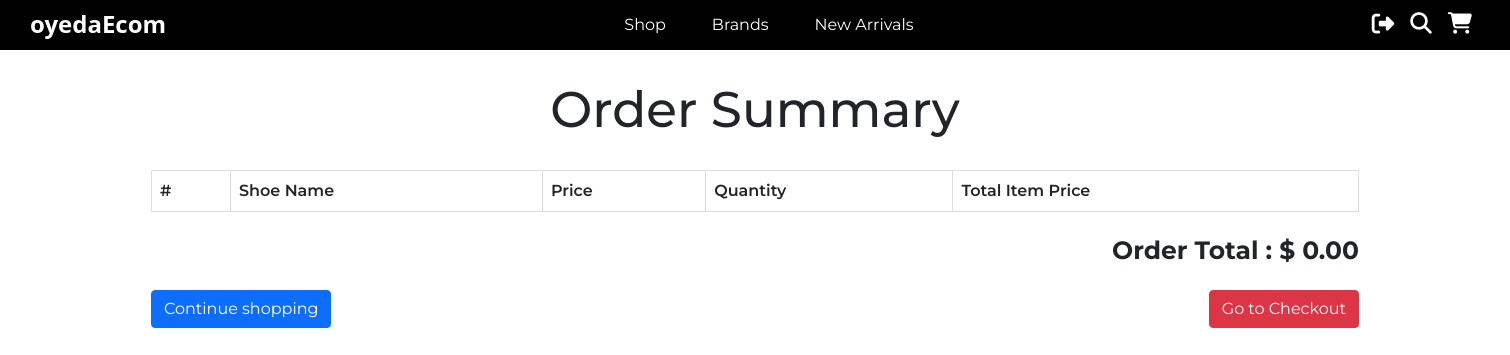
Before: /order-summary/ (signed in) with the older database file.
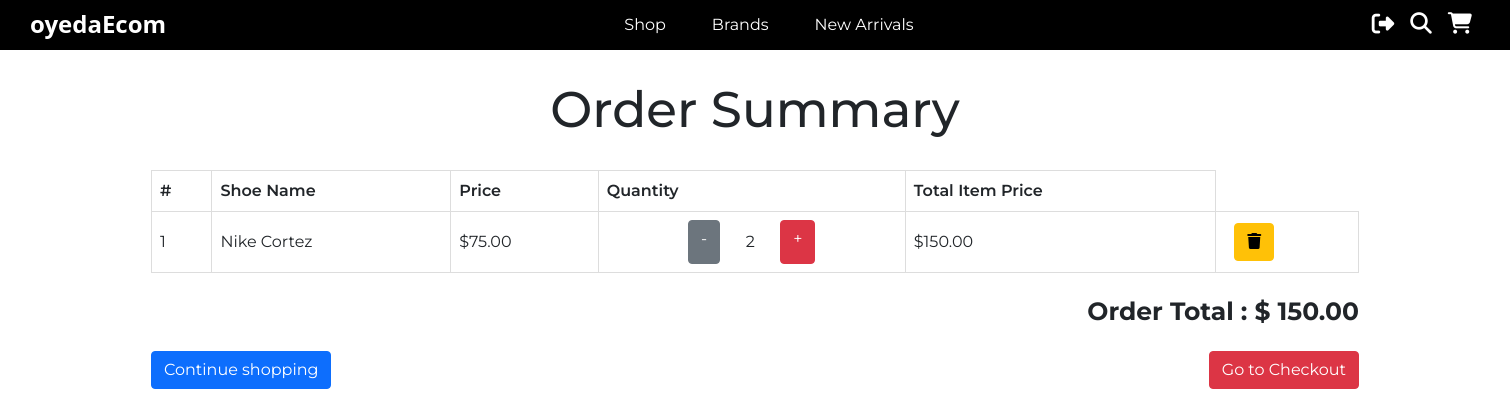
After: the same page with the newer database file.
### oyeda/models.py (models this page shows, shortened)
class OrderList(models.Model):
    user = models.ForeignKey(get_user_model(), on_delete=models.CASCADE)
    items = models.ManyToManyField(OrderedItem, null=True)
    ordered = models.BooleanField(default=False)
    def get_total_price(self):
        total = 0
        for item in self.items.all():
            total += item.generate_total_price_for_item()
        return total

class OrderedItem(models.Model):
    item = models.ForeignKey(Shoe, on_delete=models.CASCADE, null=True)
    quantity = models.IntegerField(default=1)
    ordered = models.BooleanField(default=False)
    def __str__(self):
        return f"Item: {self.item.name} - Quantity: {self.quantity}"
    def generate_total_price_for_item(self):
        quantity = self.quantity
        price = self.item.price
        item_price = quantity * price
        return item_price

class Shoe(models.Model):
    name = models.CharField(max_length=100)
    price = models.FloatField()
    description = models.TextField()
    brand = models.CharField(max_length=50)
    image = models.ImageField()
    slug = models.SlugField()

### oyeda/views.py (the view)
# urls.py: path('order-summary/', views.OrderSummary.as_view(), name='order-summary'),
class OrderSummary(LoginRequiredMixin, View):
    login_url = '/'
    redirect_field_name = 'redirect_to'
    def get(self, request):
        try:
            order = OrderList.objects.get(user=request.user, ordered=False)
            context = {
                'order' : order
            }
            print(order.items.all())
            return render(request, 'order-summary.html', context)
        except ObjectDoesNotExist:
            print("Nope...")
            return redirect('/')

### templates/order-summary.html (shortened to what this page needs)
{% extends 'base.html' %}
{% block content %}
    <h1 style="text-align: center; padding: 15px; margin: 15px; font-size: 50px;">Order Summary</h1>
    <div style="display: flex; justify-content: center; width: 100%">
        <table>
            <thead>
                <tr>
                    <th>#</th>
                    <th>Shoe Name</th>
                    <th>Price</th>
                    <th>Quantity</th>
                    <th>Total Item Price</th>
                </tr>
            </thead>
        {% for order in order.items.all %}
            <tr>
                <td>{{ forloop.counter }}</td>
                <td>{{ order.item.name }}</td>
                <td>${{ order.item.price|floatformat:2 }}</td>
                <td>
                    <div style="display: flex; justify-content: center;">
                        <a href="{% url 'oyeda:remove-from-cart' order.item.slug %}" class="btn btn-secondary">-</a>
                            <div style="width: 60px; padding: 10px 0px 10px 0px; text-align: center;">{{ order.quantity }}</div>
                        <a href="{% url 'oyeda:add-to-cart' order.item.slug %}" class="btn btn-danger">+</a>
                    </div>
                </td>
                <td>${{ order.generate_total_price_for_item|floatformat:2 }}</td>
                <td><a href="{% url 'oyeda:remove-entire-item' order.item.slug %}" style="margin-left: 10px;" class="btn btn-warning"><i class="fas fa-trash"></i></a></td>
            </tr>
        {% endfor %}
        </table>
    </div>
    <div style="font-size: 25px; font-weight: bolder; width: 80%; margin: 20px 10% 20px 10%; text-align: right;">
        Order Total : $ {{ order.get_total_price|floatformat:2 }}
    </div>
    <div style="font-weight: bolder; width: 80%; margin: 20px 10% 20px 10%;">
        <a style="float: left;" class="btn btn-primary" href="{% url 'oyeda:products' %}">Continue shopping</a>
        <a style="float: right;" class="btn btn-danger" href="{% url 'oyeda:checkout' %}">Go to Checkout</a>
    </div>
{% endblock %}

Changed rows visible on the page:
added OrderedItem: item.name "Nike Cortez", item.price "75.00", quantity "2", generate_total_price_for_item "150.00"
computed for OrderList: get_total_price "0.00" → "150.00"
